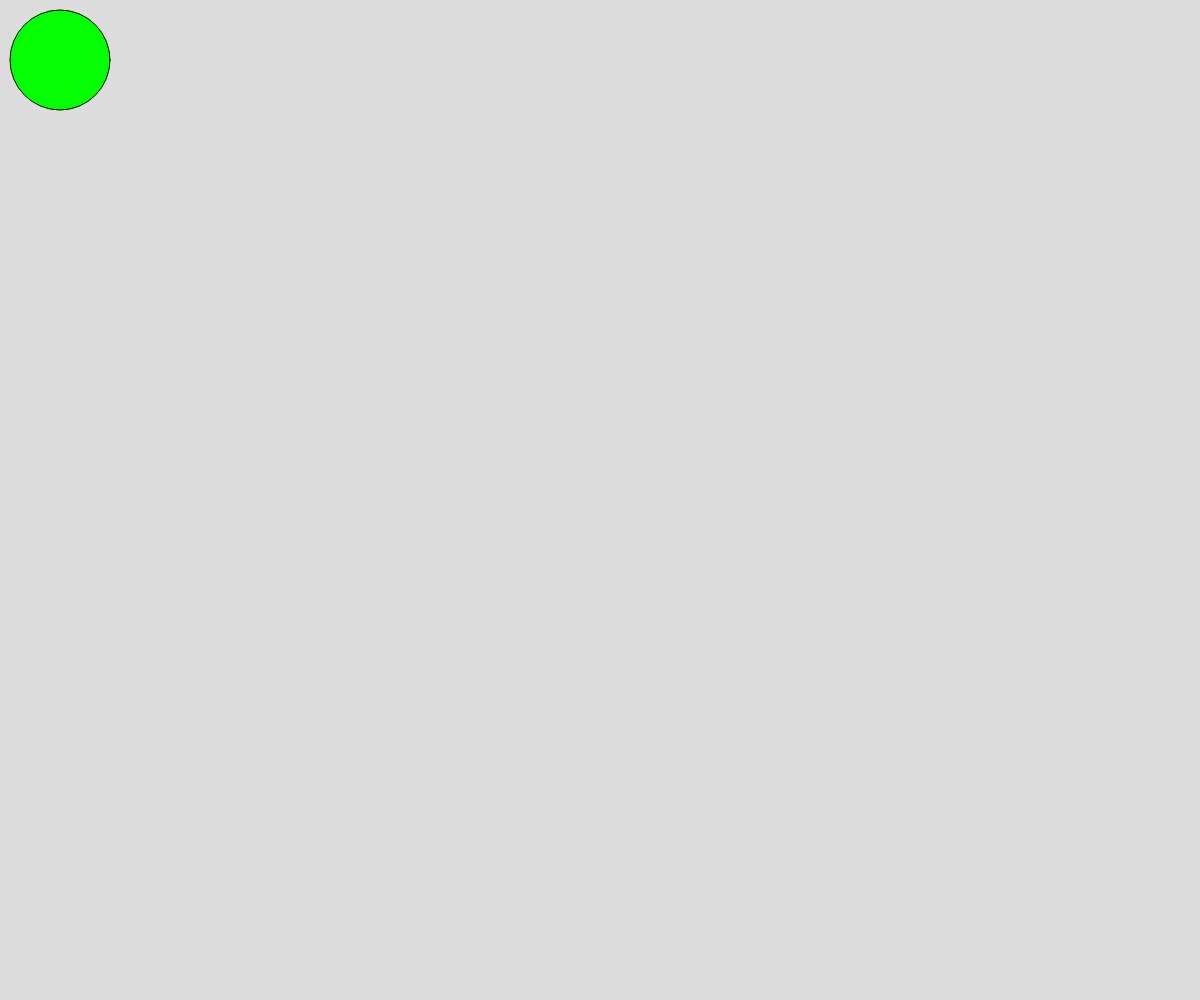
Frame 1 (no input)
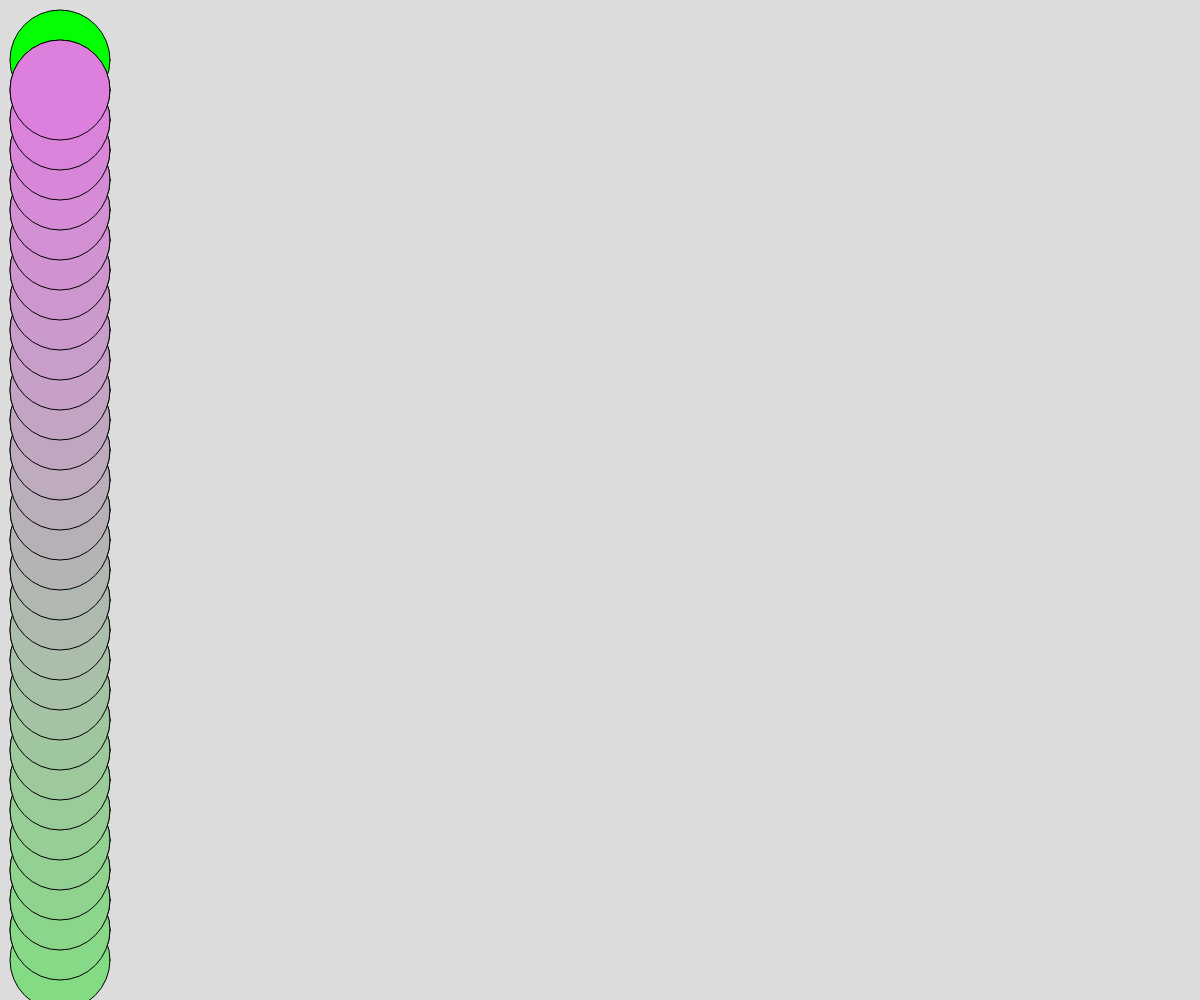
Frame 60 (no input)
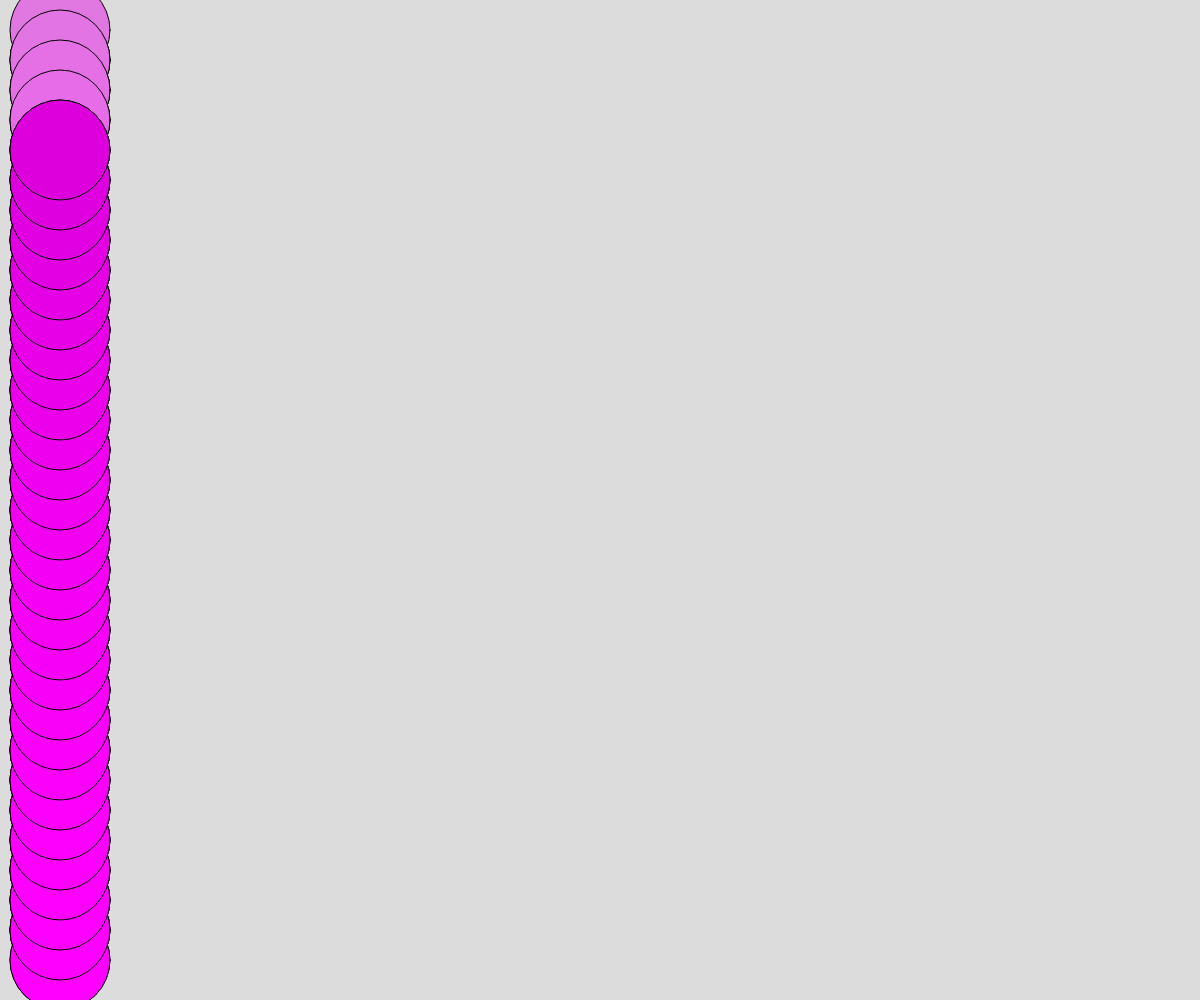
Frame 120 (the mouse pressed at the canvas centre since frame 60)

The p5.js sketch that drew these frames (run headless with seeded random() and noise() and a simulated clock; from frame 60 on, the mouse is pressed at the canvas centre):

// p5.js sketch
// ── sketch.js
let xPos=60;
let xSpeed=20;
let yPos=60;
let ySpeed=30;

function setup() {
  createCanvas(innerWidth, innerHeight);
  background(220);
  angleMode(DEGREES);
}

function draw() {

  fill(sin(frameCount)*255,cos(frameCount)*255,sin(frameCount)*255);

  ellipse(xPos,yPos,100);
  //xPos+=xSpeed;
  yPos+=ySpeed;

  if(yPos>height-50 || yPos < 50){
    ySpeed=-ySpeed;
  }
  //else if(xPos>width-50 || xPos < 50){
   // xSpeed=-xSpeed;
  //}



}
